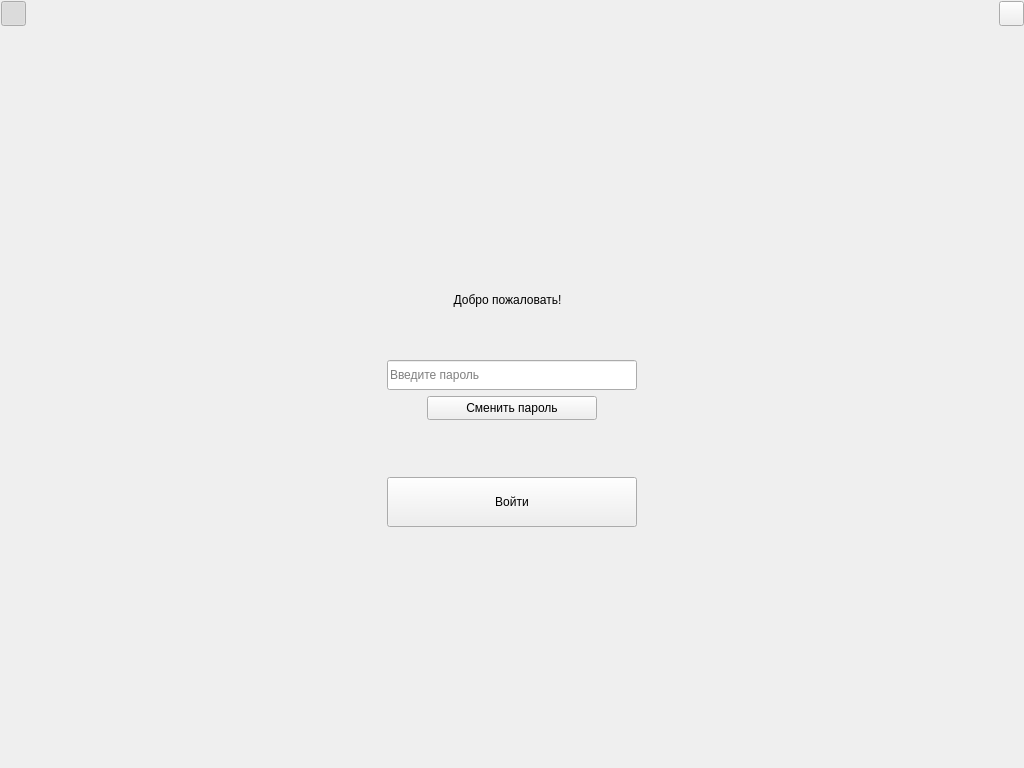
<?xml version="1.0" encoding="UTF-8"?>
<ui version="4.0">
 <class>MainWindow</class>
 <widget class="QMainWindow" name="MainWindow">
  <property name="enabled">
   <bool>true</bool>
  </property>
  <property name="geometry">
   <rect>
    <x>0</x>
    <y>0</y>
    <width>1024</width>
    <height>768</height>
   </rect>
  </property>
  <property name="windowTitle">
   <string notr="true">TaskManager</string>
  </property>
  <widget class="QWidget" name="centralwidget">
   <widget class="QWidget" name="plane" native="true">
    <property name="geometry">
     <rect>
      <x>200</x>
      <y>200</y>
      <width>624</width>
      <height>368</height>
     </rect>
    </property>
    <property name="class" stdset="0">
     <string>plane</string>
    </property>
    <widget class="QPushButton" name="setPassButton">
     <property name="geometry">
      <rect>
       <x>187</x>
       <y>277</y>
       <width>250</width>
       <height>50</height>
      </rect>
     </property>
     <property name="cursor">
      <cursorShape>PointingHandCursor</cursorShape>
     </property>
     <property name="text">
      <string>Войти</string>
     </property>
     <property name="class" stdset="0">
      <string>regularButton</string>
     </property>
    </widget>
    <widget class="QPushButton" name="skipPassButton">
     <property name="geometry">
      <rect>
       <x>227</x>
       <y>196</y>
       <width>170</width>
       <height>24</height>
      </rect>
     </property>
     <property name="cursor">
      <cursorShape>PointingHandCursor</cursorShape>
     </property>
     <property name="text">
      <string>Сменить пароль</string>
     </property>
     <property name="class" stdset="0">
      <string>hintButton</string>
     </property>
    </widget>
    <widget class="QLabel" name="headerText">
     <property name="geometry">
      <rect>
       <x>80</x>
       <y>80</y>
       <width>455</width>
       <height>40</height>
      </rect>
     </property>
     <property name="layoutDirection">
      <enum>Qt::LeftToRight</enum>
     </property>
     <property name="text">
      <string>Добро пожаловать!</string>
     </property>
     <property name="alignment">
      <set>Qt::AlignCenter</set>
     </property>
     <property name="class" stdset="0">
      <string>headerText</string>
     </property>
    </widget>
    <widget class="QLineEdit" name="passInput">
     <property name="geometry">
      <rect>
       <x>187</x>
       <y>160</y>
       <width>250</width>
       <height>30</height>
      </rect>
     </property>
     <property name="cursor">
      <cursorShape>IBeamCursor</cursorShape>
     </property>
     <property name="contextMenuPolicy">
      <enum>Qt::ActionsContextMenu</enum>
     </property>
     <property name="acceptDrops">
      <bool>false</bool>
     </property>
     <property name="text">
      <string/>
     </property>
     <property name="echoMode">
      <enum>QLineEdit::Password</enum>
     </property>
     <property name="alignment">
      <set>Qt::AlignLeading|Qt::AlignLeft|Qt::AlignVCenter</set>
     </property>
     <property name="placeholderText">
      <string>Введите пароль</string>
     </property>
     <property name="cursorMoveStyle">
      <enum>Qt::LogicalMoveStyle</enum>
     </property>
     <property name="clearButtonEnabled">
      <bool>true</bool>
     </property>
     <property name="class" stdset="0">
      <string>textInput</string>
     </property>
    </widget>
   </widget>
   <widget class="QPushButton" name="exitButton">
    <property name="geometry">
     <rect>
      <x>999</x>
      <y>1</y>
      <width>25</width>
      <height>25</height>
     </rect>
    </property>
    <property name="cursor">
     <cursorShape>PointingHandCursor</cursorShape>
    </property>
    <property name="focusPolicy">
     <enum>Qt::ClickFocus</enum>
    </property>
    <property name="text">
     <string/>
    </property>
    <property name="icon">
     <iconset>
      <normaloff>icons/exit_icon.png</normaloff>
      <activeoff>icons/exit_icon_hover.png</activeoff>icons/exit_icon.png</iconset>
    </property>
    <property name="iconSize">
     <size>
      <width>25</width>
      <height>25</height>
     </size>
    </property>
    <property name="checkable">
     <bool>false</bool>
    </property>
    <property name="class" stdset="0">
     <string>iconButton</string>
    </property>
   </widget>
   <widget class="QPushButton" name="pinButton">
    <property name="enabled">
     <bool>true</bool>
    </property>
    <property name="geometry">
     <rect>
      <x>1</x>
      <y>1</y>
      <width>25</width>
      <height>25</height>
     </rect>
    </property>
    <property name="cursor">
     <cursorShape>PointingHandCursor</cursorShape>
    </property>
    <property name="focusPolicy">
     <enum>Qt::ClickFocus</enum>
    </property>
    <property name="contextMenuPolicy">
     <enum>Qt::NoContextMenu</enum>
    </property>
    <property name="text">
     <string/>
    </property>
    <property name="icon">
     <iconset>
      <normaloff>icons/pin_icon.png</normaloff>
      <disabledoff>icons/pin_icon_active.png</disabledoff>
      <disabledon>icons/pin_icon_active.png</disabledon>
      <activeoff>icons/pin_icon_active.png</activeoff>
      <activeon>icons/pin_icon.png</activeon>
      <selectedoff>icons/pin_icon_active.png</selectedoff>
      <selectedon>icons/pin_icon_active.png</selectedon>icons/pin_icon.png</iconset>
    </property>
    <property name="iconSize">
     <size>
      <width>25</width>
      <height>25</height>
     </size>
    </property>
    <property name="checkable">
     <bool>true</bool>
    </property>
    <property name="checked">
     <bool>true</bool>
    </property>
    <property name="class" stdset="0">
     <string>iconButton</string>
    </property>
   </widget>
  </widget>
 </widget>
 <resources/>
 <connections/>
</ui>
